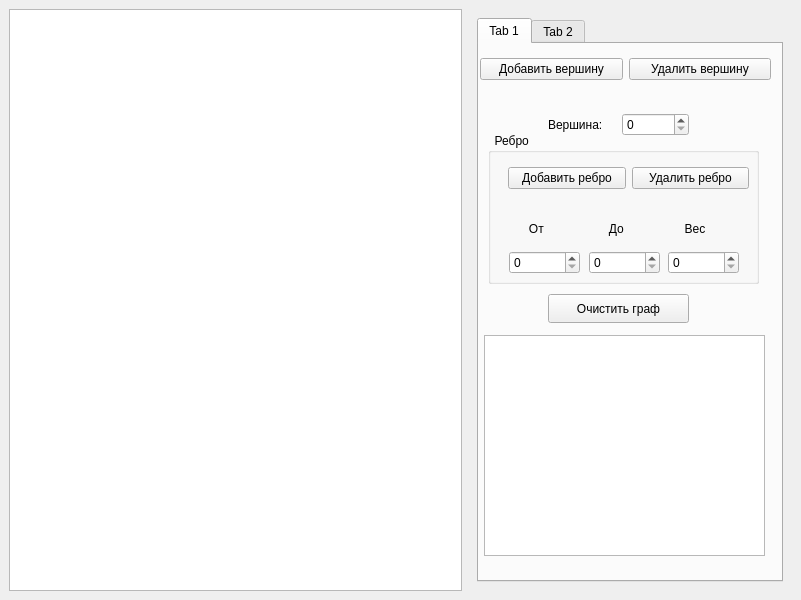
<?xml version="1.0" encoding="UTF-8"?>
<ui version="4.0">
 <class>MainWindow</class>
 <widget class="QMainWindow" name="MainWindow">
  <property name="geometry">
   <rect>
    <x>0</x>
    <y>0</y>
    <width>801</width>
    <height>600</height>
   </rect>
  </property>
  <property name="windowTitle">
   <string>Graph Algorithms</string>
  </property>
  <widget class="QWidget" name="centralwidget">
   <layout class="QHBoxLayout" name="horizontalLayout_2">
    <item>
     <layout class="QHBoxLayout" name="horizontalLayout" stretch="14,10">
      <item>
       <widget class="QGraphicsView" name="graphicsView"/>
      </item>
      <item>
       <layout class="QVBoxLayout" name="verticalLayout" stretch="0">
        <item>
         <widget class="QWidget" name="widget" native="true">
          <layout class="QVBoxLayout" name="verticalLayout_3">
           <item>
            <widget class="QTabWidget" name="tabWidget">
             <property name="currentIndex">
              <number>0</number>
             </property>
             <widget class="QWidget" name="tab_3">
              <attribute name="title">
               <string>Tab 1</string>
              </attribute>
              <widget class="QWidget" name="horizontalLayoutWidget_8">
               <property name="geometry">
                <rect>
                 <x>1</x>
                 <y>0</y>
                 <width>291</width>
                 <height>51</height>
                </rect>
               </property>
               <layout class="QHBoxLayout" name="horizontalLayout_10">
                <item>
                 <widget class="QPushButton" name="btnAddVertex">
                  <property name="sizePolicy">
                   <sizepolicy hsizetype="Expanding" vsizetype="Fixed">
                    <horstretch>0</horstretch>
                    <verstretch>0</verstretch>
                   </sizepolicy>
                  </property>
                  <property name="text">
                   <string>Добавить вершину</string>
                  </property>
                 </widget>
                </item>
                <item>
                 <widget class="QPushButton" name="btnRemoveVertex">
                  <property name="sizePolicy">
                   <sizepolicy hsizetype="Expanding" vsizetype="Fixed">
                    <horstretch>0</horstretch>
                    <verstretch>0</verstretch>
                   </sizepolicy>
                  </property>
                  <property name="text">
                   <string>Удалить вершину</string>
                  </property>
                 </widget>
                </item>
               </layout>
              </widget>
              <widget class="QWidget" name="horizontalLayoutWidget_9">
               <property name="geometry">
                <rect>
                 <x>69</x>
                 <y>50</y>
                 <width>141</width>
                 <height>61</height>
                </rect>
               </property>
               <layout class="QHBoxLayout" name="horizontalLayout_11">
                <item>
                 <widget class="QLabel" name="label_3">
                  <property name="sizePolicy">
                   <sizepolicy hsizetype="Expanding" vsizetype="Preferred">
                    <horstretch>0</horstretch>
                    <verstretch>0</verstretch>
                   </sizepolicy>
                  </property>
                  <property name="text">
                   <string>Вершина:</string>
                  </property>
                 </widget>
                </item>
                <item>
                 <widget class="QSpinBox" name="spinBoxVertex">
                  <property name="sizePolicy">
                   <sizepolicy hsizetype="Expanding" vsizetype="Fixed">
                    <horstretch>0</horstretch>
                    <verstretch>0</verstretch>
                   </sizepolicy>
                  </property>
                 </widget>
                </item>
               </layout>
              </widget>
              <widget class="QGroupBox" name="groupBoxEdge">
               <property name="geometry">
                <rect>
                 <x>9</x>
                 <y>89</y>
                 <width>271</width>
                 <height>151</height>
                </rect>
               </property>
               <property name="sizePolicy">
                <sizepolicy hsizetype="Expanding" vsizetype="Preferred">
                 <horstretch>0</horstretch>
                 <verstretch>0</verstretch>
                </sizepolicy>
               </property>
               <property name="title">
                <string>	 Ребро</string>
               </property>
               <widget class="QWidget" name="horizontalLayoutWidget_10">
                <property name="geometry">
                 <rect>
                  <x>20</x>
                  <y>20</y>
                  <width>241</width>
                  <height>51</height>
                 </rect>
                </property>
                <layout class="QHBoxLayout" name="horizontalLayout_12">
                 <item>
                  <widget class="QPushButton" name="btnAddEdge">
                   <property name="sizePolicy">
                    <sizepolicy hsizetype="Expanding" vsizetype="Fixed">
                     <horstretch>0</horstretch>
                     <verstretch>0</verstretch>
                    </sizepolicy>
                   </property>
                   <property name="text">
                    <string>Добавить ребро</string>
                   </property>
                  </widget>
                 </item>
                 <item>
                  <widget class="QPushButton" name="btnRemoveEdge">
                   <property name="sizePolicy">
                    <sizepolicy hsizetype="Expanding" vsizetype="Fixed">
                     <horstretch>0</horstretch>
                     <verstretch>0</verstretch>
                    </sizepolicy>
                   </property>
                   <property name="text">
                    <string>Удалить ребро</string>
                   </property>
                  </widget>
                 </item>
                </layout>
               </widget>
               <widget class="QWidget" name="verticalLayoutWidget_4">
                <property name="geometry">
                 <rect>
                  <x>21</x>
                  <y>80</y>
                  <width>71</width>
                  <height>61</height>
                 </rect>
                </property>
                <layout class="QVBoxLayout" name="verticalLayout_8">
                 <item>
                  <widget class="QLabel" name="label_4">
                   <property name="sizePolicy">
                    <sizepolicy hsizetype="Expanding" vsizetype="Preferred">
                     <horstretch>0</horstretch>
                     <verstretch>0</verstretch>
                    </sizepolicy>
                   </property>
                   <property name="text">
                    <string>      От</string>
                   </property>
                  </widget>
                 </item>
                 <item>
                  <widget class="QSpinBox" name="spinBoxFrom">
                   <property name="sizePolicy">
                    <sizepolicy hsizetype="Expanding" vsizetype="Fixed">
                     <horstretch>0</horstretch>
                     <verstretch>0</verstretch>
                    </sizepolicy>
                   </property>
                  </widget>
                 </item>
                </layout>
               </widget>
               <widget class="QWidget" name="verticalLayoutWidget_5">
                <property name="geometry">
                 <rect>
                  <x>101</x>
                  <y>80</y>
                  <width>71</width>
                  <height>61</height>
                 </rect>
                </property>
                <layout class="QVBoxLayout" name="verticalLayout_9">
                 <item>
                  <widget class="QLabel" name="label_5">
                   <property name="sizePolicy">
                    <sizepolicy hsizetype="Expanding" vsizetype="Preferred">
                     <horstretch>0</horstretch>
                     <verstretch>0</verstretch>
                    </sizepolicy>
                   </property>
                   <property name="text">
                    <string>      До</string>
                   </property>
                  </widget>
                 </item>
                 <item>
                  <widget class="QSpinBox" name="spinBoxTo">
                   <property name="sizePolicy">
                    <sizepolicy hsizetype="Expanding" vsizetype="Fixed">
                     <horstretch>0</horstretch>
                     <verstretch>0</verstretch>
                    </sizepolicy>
                   </property>
                  </widget>
                 </item>
                </layout>
               </widget>
               <widget class="QWidget" name="verticalLayoutWidget_6">
                <property name="geometry">
                 <rect>
                  <x>180</x>
                  <y>80</y>
                  <width>71</width>
                  <height>61</height>
                 </rect>
                </property>
                <layout class="QVBoxLayout" name="verticalLayout_10">
                 <item>
                  <widget class="QLabel" name="label_6">
                   <property name="sizePolicy">
                    <sizepolicy hsizetype="Expanding" vsizetype="Preferred">
                     <horstretch>0</horstretch>
                     <verstretch>0</verstretch>
                    </sizepolicy>
                   </property>
                   <property name="text">
                    <string>     Вес</string>
                   </property>
                  </widget>
                 </item>
                 <item>
                  <widget class="QSpinBox" name="spinBoxWeight">
                   <property name="sizePolicy">
                    <sizepolicy hsizetype="Expanding" vsizetype="Fixed">
                     <horstretch>0</horstretch>
                     <verstretch>0</verstretch>
                    </sizepolicy>
                   </property>
                  </widget>
                 </item>
                </layout>
               </widget>
              </widget>
              <widget class="QPushButton" name="btnClearGraph">
               <property name="geometry">
                <rect>
                 <x>69</x>
                 <y>250</y>
                 <width>141</width>
                 <height>29</height>
                </rect>
               </property>
               <property name="sizePolicy">
                <sizepolicy hsizetype="Expanding" vsizetype="Fixed">
                 <horstretch>0</horstretch>
                 <verstretch>0</verstretch>
                </sizepolicy>
               </property>
               <property name="text">
                <string>Очистить граф</string>
               </property>
              </widget>
              <widget class="QTableWidget" name="tableMatrix">
               <property name="geometry">
                <rect>
                 <x>5</x>
                 <y>291</y>
                 <width>281</width>
                 <height>221</height>
                </rect>
               </property>
              </widget>
             </widget>
             <widget class="QWidget" name="tab_4">
              <attribute name="title">
               <string>Tab 2</string>
              </attribute>
              <widget class="QWidget" name="verticalLayoutWidget_2">
               <property name="geometry">
                <rect>
                 <x>10</x>
                 <y>50</y>
                 <width>281</width>
                 <height>201</height>
                </rect>
               </property>
               <layout class="QVBoxLayout" name="verticalLayout_4">
                <property name="spacing">
                 <number>0</number>
                </property>
                <item>
                 <layout class="QHBoxLayout" name="horizontalLayout_6">
                  <item>
                   <widget class="QPushButton" name="btnBFS">
                    <property name="sizePolicy">
                     <sizepolicy hsizetype="Expanding" vsizetype="Fixed">
                      <horstretch>0</horstretch>
                      <verstretch>0</verstretch>
                     </sizepolicy>
                    </property>
                    <property name="text">
                     <string>BFS (Поиск в ширину)</string>
                    </property>
                   </widget>
                  </item>
                  <item>
                   <spacer name="horizontalSpacer">
                    <property name="orientation">
                     <enum>Qt::Orientation::Horizontal</enum>
                    </property>
                    <property name="sizeType">
                     <enum>QSizePolicy::Policy::Fixed</enum>
                    </property>
                    <property name="sizeHint" stdset="0">
                     <size>
                      <width>25</width>
                      <height>20</height>
                     </size>
                    </property>
                   </spacer>
                  </item>
                  <item>
                   <widget class="QPushButton" name="btnStepBFS">
                    <property name="sizePolicy">
                     <sizepolicy hsizetype="Fixed" vsizetype="Fixed">
                      <horstretch>0</horstretch>
                      <verstretch>0</verstretch>
                     </sizepolicy>
                    </property>
                    <property name="text">
                     <string>Шаг</string>
                    </property>
                   </widget>
                  </item>
                 </layout>
                </item>
                <item>
                 <layout class="QHBoxLayout" name="horizontalLayout_7">
                  <item>
                   <widget class="QPushButton" name="btnDFS">
                    <property name="sizePolicy">
                     <sizepolicy hsizetype="Expanding" vsizetype="Fixed">
                      <horstretch>0</horstretch>
                      <verstretch>0</verstretch>
                     </sizepolicy>
                    </property>
                    <property name="text">
                     <string>DFS (Поиск в глубину)</string>
                    </property>
                   </widget>
                  </item>
                  <item>
                   <spacer name="horizontalSpacer_2">
                    <property name="orientation">
                     <enum>Qt::Orientation::Horizontal</enum>
                    </property>
                    <property name="sizeType">
                     <enum>QSizePolicy::Policy::Fixed</enum>
                    </property>
                    <property name="sizeHint" stdset="0">
                     <size>
                      <width>25</width>
                      <height>20</height>
                     </size>
                    </property>
                   </spacer>
                  </item>
                  <item>
                   <widget class="QPushButton" name="btnStepDFS">
                    <property name="sizePolicy">
                     <sizepolicy hsizetype="Fixed" vsizetype="Fixed">
                      <horstretch>0</horstretch>
                      <verstretch>0</verstretch>
                     </sizepolicy>
                    </property>
                    <property name="text">
                     <string>Шаг</string>
                    </property>
                   </widget>
                  </item>
                 </layout>
                </item>
                <item>
                 <layout class="QHBoxLayout" name="horizontalLayout_8">
                  <item>
                   <widget class="QPushButton" name="btnDijkstra">
                    <property name="sizePolicy">
                     <sizepolicy hsizetype="Expanding" vsizetype="Fixed">
                      <horstretch>0</horstretch>
                      <verstretch>0</verstretch>
                     </sizepolicy>
                    </property>
                    <property name="text">
                     <string>Дейкстра   </string>
                    </property>
                   </widget>
                  </item>
                  <item>
                   <spacer name="horizontalSpacer_3">
                    <property name="orientation">
                     <enum>Qt::Orientation::Horizontal</enum>
                    </property>
                    <property name="sizeType">
                     <enum>QSizePolicy::Policy::Fixed</enum>
                    </property>
                    <property name="sizeHint" stdset="0">
                     <size>
                      <width>25</width>
                      <height>20</height>
                     </size>
                    </property>
                   </spacer>
                  </item>
                  <item>
                   <widget class="QPushButton" name="btnStepDijkstra">
                    <property name="sizePolicy">
                     <sizepolicy hsizetype="Fixed" vsizetype="Fixed">
                      <horstretch>0</horstretch>
                      <verstretch>0</verstretch>
                     </sizepolicy>
                    </property>
                    <property name="text">
                     <string>Шаг</string>
                    </property>
                   </widget>
                  </item>
                 </layout>
                </item>
                <item>
                 <layout class="QHBoxLayout" name="horizontalLayout_9">
                  <item>
                   <widget class="QPushButton" name="btnFloyd">
                    <property name="sizePolicy">
                     <sizepolicy hsizetype="Expanding" vsizetype="Fixed">
                      <horstretch>0</horstretch>
                      <verstretch>0</verstretch>
                     </sizepolicy>
                    </property>
                    <property name="text">
                     <string>Флойд-Уоршелл</string>
                    </property>
                   </widget>
                  </item>
                  <item>
                   <spacer name="horizontalSpacer_4">
                    <property name="orientation">
                     <enum>Qt::Orientation::Horizontal</enum>
                    </property>
                    <property name="sizeType">
                     <enum>QSizePolicy::Policy::Fixed</enum>
                    </property>
                    <property name="sizeHint" stdset="0">
                     <size>
                      <width>25</width>
                      <height>20</height>
                     </size>
                    </property>
                   </spacer>
                  </item>
                  <item>
                   <widget class="QPushButton" name="btnStepFloyd">
                    <property name="sizePolicy">
                     <sizepolicy hsizetype="Fixed" vsizetype="Fixed">
                      <horstretch>0</horstretch>
                      <verstretch>0</verstretch>
                     </sizepolicy>
                    </property>
                    <property name="text">
                     <string>Шаг</string>
                    </property>
                   </widget>
                  </item>
                 </layout>
                </item>
               </layout>
              </widget>
              <widget class="QWidget" name="horizontalLayoutWidget_2">
               <property name="geometry">
                <rect>
                 <x>40</x>
                 <y>10</y>
                 <width>201</width>
                 <height>41</height>
                </rect>
               </property>
               <layout class="QHBoxLayout" name="horizontalLayout_3">
                <item>
                 <widget class="QLabel" name="label">
                  <property name="sizePolicy">
                   <sizepolicy hsizetype="Expanding" vsizetype="Preferred">
                    <horstretch>0</horstretch>
                    <verstretch>0</verstretch>
                   </sizepolicy>
                  </property>
                  <property name="text">
                   <string>Начальная вершина:</string>
                  </property>
                 </widget>
                </item>
                <item>
                 <widget class="QSpinBox" name="spinBoxStart">
                  <property name="sizePolicy">
                   <sizepolicy hsizetype="Expanding" vsizetype="Fixed">
                    <horstretch>0</horstretch>
                    <verstretch>0</verstretch>
                   </sizepolicy>
                  </property>
                 </widget>
                </item>
               </layout>
              </widget>
              <widget class="QPushButton" name="btnReset">
               <property name="geometry">
                <rect>
                 <x>100</x>
                 <y>260</y>
                 <width>90</width>
                 <height>29</height>
                </rect>
               </property>
               <property name="sizePolicy">
                <sizepolicy hsizetype="Expanding" vsizetype="Fixed">
                 <horstretch>0</horstretch>
                 <verstretch>0</verstretch>
                </sizepolicy>
               </property>
               <property name="text">
                <string>Сбросить</string>
               </property>
              </widget>
              <widget class="QPlainTextEdit" name="textEditOutput">
               <property name="geometry">
                <rect>
                 <x>10</x>
                 <y>304</y>
                 <width>281</width>
                 <height>211</height>
                </rect>
               </property>
              </widget>
             </widget>
            </widget>
           </item>
          </layout>
         </widget>
        </item>
       </layout>
      </item>
     </layout>
    </item>
   </layout>
  </widget>
 </widget>
 <resources/>
 <connections/>
</ui>
